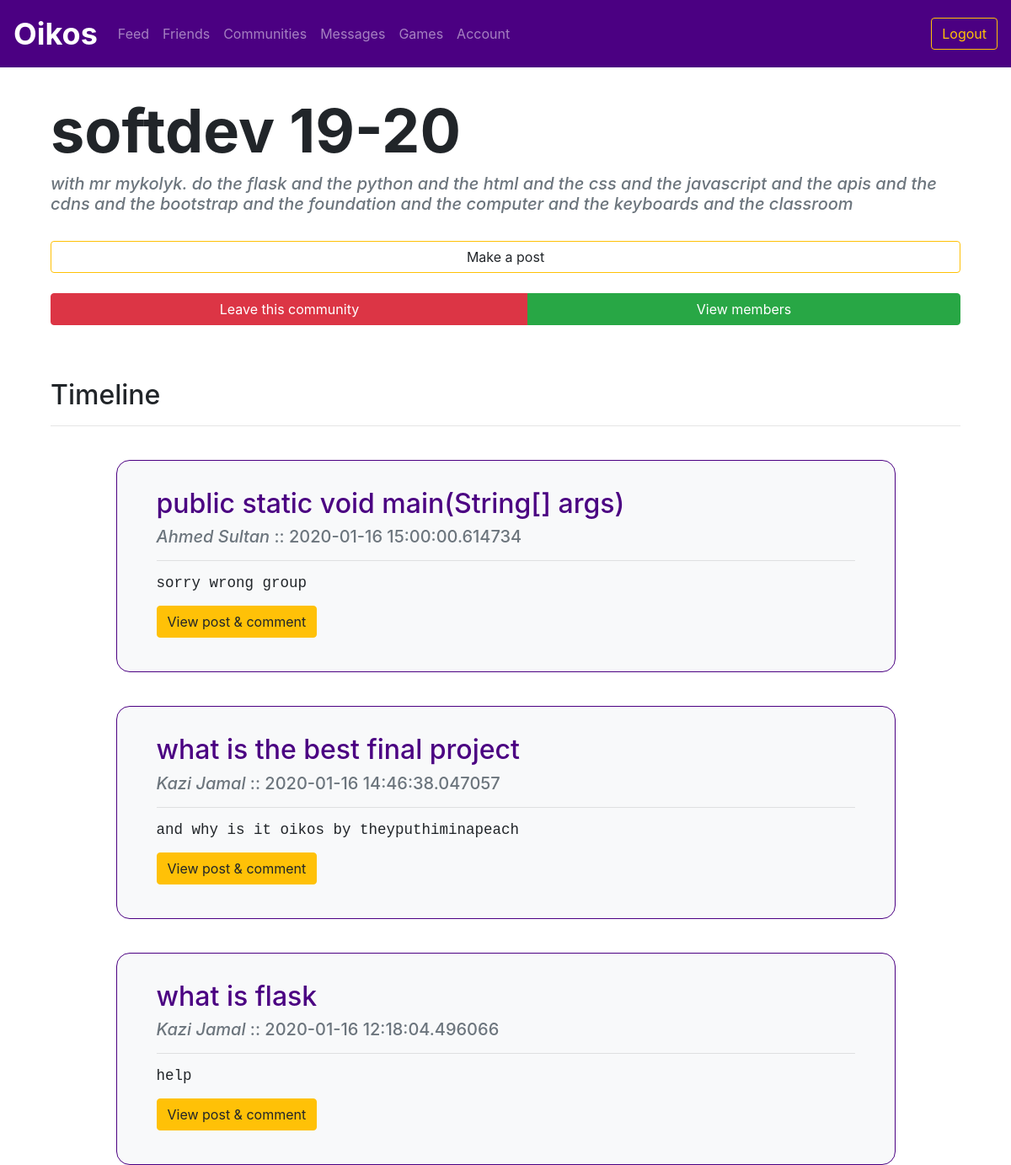
/community/2 (signed in), run on the app's committed database.
### utl/models.py (models this page shows)
class Community(db.Model):
    communityID = db.Column(db.Integer, primary_key=True)
    name = db.Column(db.Text, nullable=False)
    description = db.Column(db.Text, nullable=False)

class Post(db.Model):
    postID = db.Column(db.Integer, primary_key=True)
    communityID = db.Column(db.Integer, nullable=True)
    userID = db.Column(db.Integer, nullable=False)
    title = db.Column(db.Text, nullable=False)
    content = db.Column(db.Text, nullable=False)
    timestamp = db.Column(db.DateTime, nullable=False, default=datetime.utcnow)

class User(db.Model):
    userID = db.Column(db.Integer, primary_key=True)
    email = db.Column(db.Text, unique=True, nullable=False)
    password = db.Column(db.Text, nullable=False)
    firstName = db.Column(db.Text, nullable=False)
    lastName = db.Column(db.Text, nullable=False)
    displayName = db.Column(db.Text, nullable=False)
    grade = db.Column(db.Text, nullable=False)

### app.py (the view)
@app.route("/community/<communityID>")
@login_required
def community(communityID):
    community = communitiesfunctions.getCommunity(communityID)
    incommunity = communitiesfunctions.inCommunity(session['userID'], communityID)
    post_data = postsfunctions.getCommunityPosts(communityID)
    posts = {}
    for post in post_data:
        posts[post] = postsfunctions.getCreator(post.postID)
    return render_template("community.html", community=community, incommunity=incommunity, posts=posts)

### app.py (called while the page is built)
def login_required(f):
    @wraps(f)
    def decorated_function(*args, **kwargs):
        if "userID" not in session:
            return redirect(url_for('login'))
        return f(*args, **kwargs)
    return decorated_function

### utl/communities.py (called while the page is built)
def getCommunity(communityID):
    community = Community.query.filter_by(communityID=communityID).first()
    return community

def inCommunity(userID, communityID):
    member = Member.query.filter_by(userID=userID, communityID=communityID).first()
    if member == None:
        return False
    return True

### utl/posts.py (called while the page is built)
def getCommunityPosts(communityID):
    posts = Post.query.filter_by(communityID=communityID).order_by(Post.timestamp.desc())
    return posts

def getCreator(postID):
    post = Post.query.filter_by(postID=postID).first()
    userID = post.userID
    user = User.query.filter_by(userID=userID).first()
    return user

### templates/community.html (shortened to what this page needs)
{% extends "logbase.html" %}
{% block body %}
<div class="content mb-4" style="padding-left: 5vw; padding-top: 5vh; padding-right: 5vw;">
    <h1 class="display-3" style="font-weight: 700;">{{ community.name }}</h1>
    <h5 class="display-5 text-secondary"><i>{{ community.description }}</i></h5>
{% if incommunity %}
    <br>
    <a data-toggle="modal" data-target="#newCommunityPostModal" class="btn btn-outline-warning btn-block">Make a post</a>
    <br>
    <div class="btn-group w-100" role="group" aria-label="button group">
        <a href="/leavecommunity/{{ community.communityID }}" class="btn btn-danger">Leave this community</a>
        <a href="/community/{{ community.communityID }}/members" class="btn btn-success">View members</a>
    </div>
</div>
<div style="padding-left: 5vw; padding-top: 5vh; padding-right: 5vw;">
    <h2>Timeline</h2>
    <hr>
    {% for post in posts %}
    <div class="row" style="margin-top: 5vh;">
        <div class="container col-md-10 bg-light w-100 border border-primary" style="padding: 2em; border-radius: 1em;">
            <div class="col">
                <h2>{{ post.title }}</h2>
                <h5 class="text-secondary"><i>{{ posts[post].displayName }}</i> :: {{ post.timestamp }}<h5>
                        <hr>
                        <pre>{{ post.content }}</pre>
                        <a href="/post/{{ post.postID }}" class="btn btn-warning">View post & comment</a>
            </div>
        </div>
    </div>
    {% endfor %}
</div>
{% else %}
<div class="container">
    <a href="/joincommunity/{{ community.communityID }}" class="btn btn-success w-100">Join this community</a>
</div>
{% endif %}
{% endblock %}

### static/css/style.css (style rules this page uses)
.border-primary { color: indigo !important; }
.border-primary { border-color: indigo !important; }
pre { white-space: pre-wrap; word-wrap: break-word; }

### data on the page
Community: name "softdev 19-20", description "with mr mykolyk. do the flask and the python and the html and the css and the javascript and the apis and the cdns and the bootstrap and the foundation and the computer and the keyboards and the classroom"
Post: title "public static void main(String[] args)", timestamp "2020-01-16 15:00:00.614734", content "sorry wrong group"
User: displayName "Ahmed Sultan"
Post: title "what is the best final project", timestamp "2020-01-16 14:46:38.047057", content "and why is it oikos by theyputhiminapeach"
User: displayName "Kazi Jamal"
Post: title "what is flask", timestamp "2020-01-16 12:18:04.496066", content "help"
